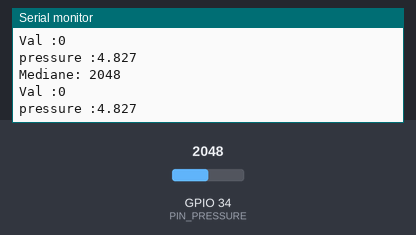
A sketch run on a simulated ESP32. Parts: the last lines printed to the serial monitor. The inputs (shaded band) are chosen by the test bench; at power-on: GPIO 34 (PIN_PRESSURE) = 2048. Nothing arrives over Bluetooth unless stated.

Above: at 2.7 s.
2.8 s: GPIO 34 (PIN_PRESSURE) set to 11
At 3.4 s:
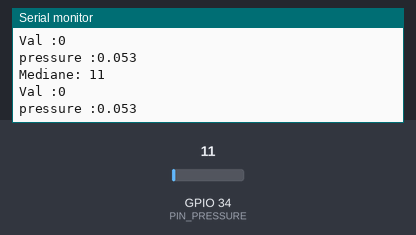
4.3 s: GPIO 34 (PIN_PRESSURE) set to 8
At 5.4 s:
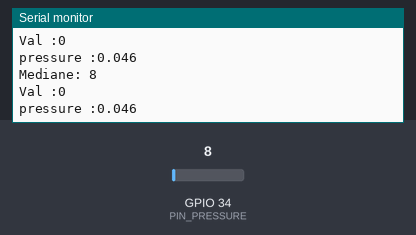
Timing chart, 0 to 7.3 s (numbered marks = the images above; inputs shaded):
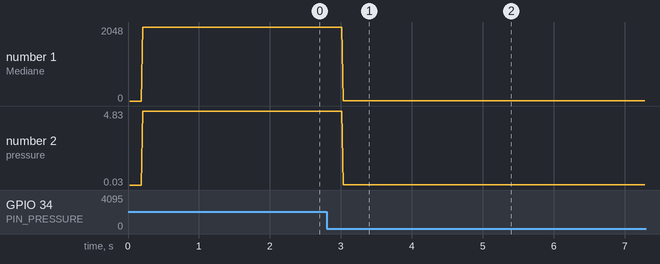

The sketch:

PulvePressureBluetooth.ino
```cpp
#include "BluetoothSerial.h"
#include "Arduino.h"
#include <algorithm>

// pin connexions
#define PIN_PRESSURE 34

//#define USE_PIN // Uncomment this to use PIN during pairing. The pin is specified on the line below
const char *pin = "1234"; // Change this to more secure PIN.

String device_name = "PulvePressure";

int calib = 415;

const int n = 20; // Nombre de valeurs à prendre en compte
int mesures[n];   // Tableau pour stocker les mesures
int ind = 0;    // Indice actuel dans le tableau

// variables for sensor
int val, prescbar;
float pressure, voltage;

#if !defined(CONFIG_BT_ENABLED) || !defined(CONFIG_BLUEDROID_ENABLED)
#error Bluetooth is not enabled! Please run `make menuconfig` to and enable it
#endif

#if !defined(CONFIG_BT_SPP_ENABLED)
#error Serial Bluetooth not available or not enabled. It is only available for the ESP32 chip.
#endif

BluetoothSerial SerialBT;

void setup() {
  Serial.begin(115200);
  SerialBT.begin(device_name); //Bluetooth device name
  Serial.printf("The device with name \"%s\" is started.\nNow you can pair it with Bluetooth!\n", device_name.c_str());
  //Serial.printf("The device with name \"%s\" and MAC address %s is started.\nNow you can pair it with Bluetooth!\n", device_name.c_str(), SerialBT.getMacString()); // Use this after the MAC method is implemented
  #ifdef USE_PIN
    SerialBT.setPin(pin);
    Serial.println("Using PIN");
  #endif
}

void loop() {
  // Remplissage du tableau
  while (ind < n) {
    mesures[ind] = analogRead(PIN_PRESSURE); // Lecture de la valeur du capteur
    delay(20); // Attendez 20ms avant la prochaine lecture


    // Calcul de la médiane et de la moyenne
    int mediane = calculerMedian();
    float moyenneFiltree = calculerMoyenneSansOutliers();
  /*
    Serial.println("Valeurs du tableau :");
    for (int i = 0; i < n; i++) {
      Serial.print(mesures[i]);
      Serial.print(" ");
    }
    Serial.println();*/

    // Affichage des résultats
    Serial.print("Mediane: ");
    Serial.println(mediane);
    //Serial.print("Moyenne sans outliers: ");
    //Serial.println(moyenneFiltree);

    pressure = ((mediane-calib)*2.400/4096.000)*4+1;

    Serial.print("Val :");
    Serial.println(val);
    Serial.print("pressure :");
    Serial.println(pressure,3);

    ind++; // Incrémentez l'indice
  }

  // Réinitialisation pour la prochaine série de mesures
  ind = 0;
  SerialBT.println(pressure,1);

}

// Fonction pour calculer la médiane
int calculerMedian() {
  int valeursTriees[n];
  memcpy(valeursTriees, mesures, sizeof(mesures));
  std::sort(valeursTriees, valeursTriees + n);
  return valeursTriees[n / 2];
}

// Fonction pour calculer la moyenne sans les outliers
float calculerMoyenneSansOutliers() {
  int mediane = calculerMedian();
  int somme = 0;
  int nombreDeValeurs = 0;
  for (int i = 0; i < n; i++) {
    if (abs(mesures[i] - mediane) <= 2) {
      somme += mesures[i];
      nombreDeValeurs++;
    }
  }
  return somme / (float)nombreDeValeurs;
}
```

Measured:
- after the input at 2.8 s, the serial monitor: prints a new line after 0.23 s (image 1)
- after the input at 4.3 s, the serial monitor: prints a new line after 0.24 s (image 2)
- plotted number 1: 2048 → 11 after the input at 2.8 s, 11 → 8 after the input at 4.3 s
- plotted number 2: 4.83 → 0.05 after the input at 2.8 s, 0.05 → 0.05 after the input at 4.3 s
